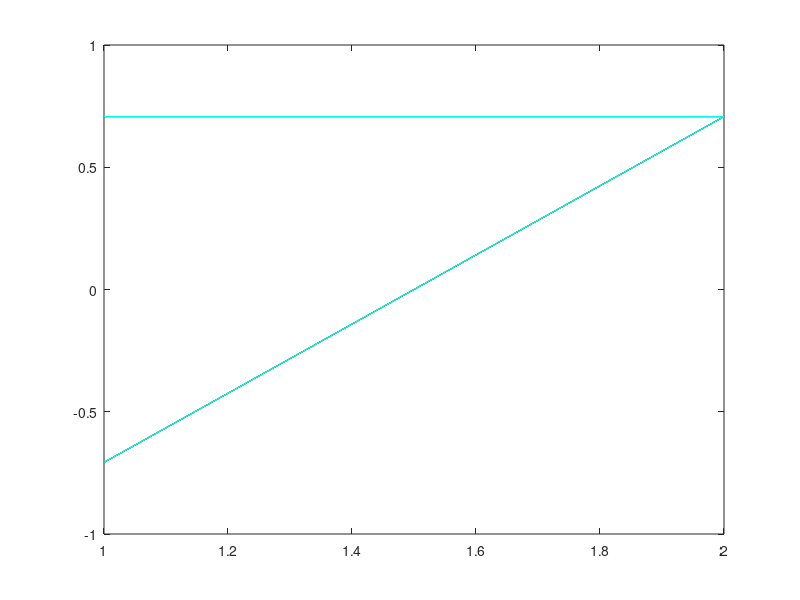
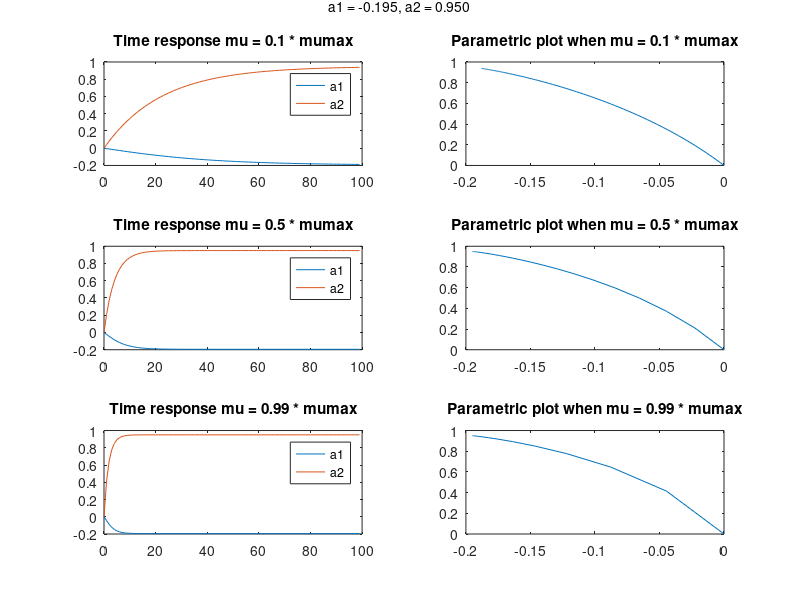
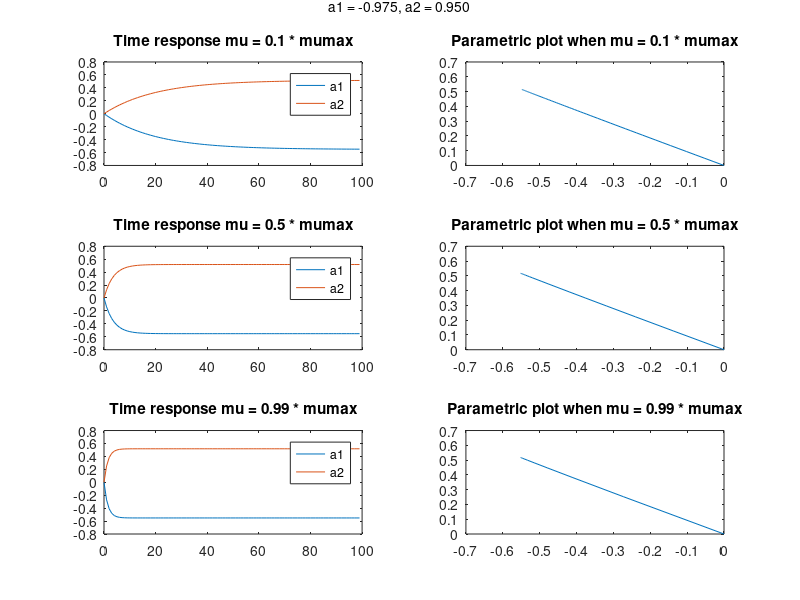
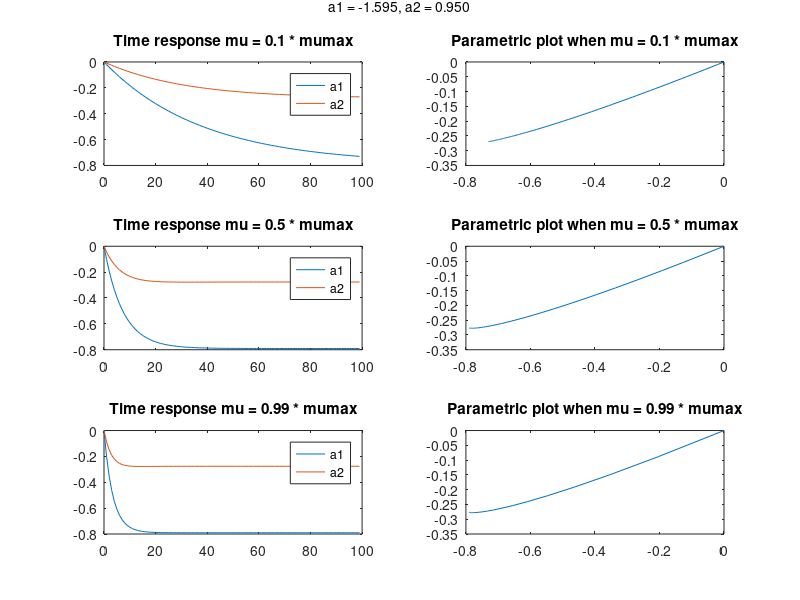

The MATLAB script that drew these images, in order: (Note: a time limit stopped this script after it produced the figures.)
clear
close all

a1 = [-0.1950 -0.9750 -1.5955 -1.9114];
a2 = ones(1,4)*0.95;

R = []
r = []
eigvals = []
figure
colors = ['r', 'b', 'g', 'c']

% Calculates the four 2x2 correlation matrices and stores them in
% a 2x8 matrix. Also computes the eigenvalues/eigenvectors and plots
% the eigenvectors
for n = 1:4
    tmp_R = [1 (-a1(n)/(1+a2(n))*1) ; (-a1(n)/(1+a2(n))*1) 1]
    tmp_r = [(-a1(n)/(1+a2(n))*1) ; -(a2(n) + (a1(n)^2)/(1+a2(n)))*1]
    [tmp_eigvecs tmp_eigvals] = eig(tmp_R)
    R = [R tmp_R]
    r = [r tmp_r]
    eigvals = [eigvals [tmp_eigvals(1,1); tmp_eigvals(2,2)]]
    plot(tmp_eigvecs, colors(n))
    hold on
end

N = 100

ww_sv1 = zeros(8, N); 
ww_sv2 = zeros(8, N);
ww_sv3 = zeros(8, N);

% Applies the gradient descent algorithm for each correlation matrix. Result
% is stored in a 8x100 matrix, where rows 1,2 are the coeffecients for
% the first correlation matrix, rows 3,4 are for the second correlation
% matrix, and so on.
for k = 1:4
    m = 2*k -1;
    Rtmp = R(:, m:m+1);
    p = Rtmp * [a1(k); a2(k)];
    mumax = max(eigvals(k))/2;
    ww1=zeros(1,2)';
    ww2=zeros(1,2)';
    ww3=zeros(1,2)';
    for nn=1:N
        % mu = 0.1*mumax
        ww_sv1(m:(m+1),nn)=ww1;
        mu = 0.1 * mumax;
        ww1=ww1+mu*(p-R(1:2, 1:2)*ww1);
        % mu = 0.5 * mumax
        ww_sv2(m:(m+1),nn)=ww2;
        mu = 0.5 * mumax;
        ww2=ww2+mu*(p-R(1:2, 1:2)*ww2);
        % mu = 0.99 * mumax
        ww_sv3(m:(m+1),nn)=ww3;
        mu = 0.99 * mumax;
        ww3=ww3+mu*(p-R(1:2, 1:2)*ww3);
    end
end


for n = 1:4
    figure
    m = 2 * n -1;
    % Plots the data for mu = 0.1*mumax
    subplot(3,2,1)
    plot(0:N-1, ww_sv1(m:m+1, :))
    legend('a1', 'a2')
    title('Time response mu = 0.1 * mumax')
    subplot(3,2,2)
    plot(ww_sv1(m,1:N), ww_sv1(m+1,1:N))
    title('Parametric plot when mu = 0.1 * mumax')
    
    % Plots the data for mu = 0.5*mumax
    subplot(3,2,3)
    plot(0:N-1, ww_sv2(m:m+1, :))
    legend('a1', 'a2')
    title('Time response mu = 0.5 * mumax')
    subplot(3,2,4)
    plot(ww_sv2(m,1:N), ww_sv2(m+1,1:N))
    title('Parametric plot when mu = 0.5 * mumax')
    
    % Plots the data for mu = 0.99*mumax
    subplot(3,2,5)
    plot(0:N-1, ww_sv3(m:m+1, :))
    legend('a1', 'a2')
    title('Time response mu = 0.99 * mumax')
    subplot(3,2,6)
    plot(ww_sv3(m,1:N), ww_sv3(m+1,1:N))
    title('Parametric plot when mu = 0.99 * mumax')
    
    ha = axes('Position',[0 0 1 1],'Xlim',[0 1],'Ylim',[0 
1],'Box','off','Visible','off','Units','normalized', 'clipping' , 'off');

text(0.5, 1,sprintf('a1 = %0.3f, a2 = %0.3f', a1(n), a2(n)),'HorizontalAlignment','center','VerticalAlignment', 'top')
    
end
